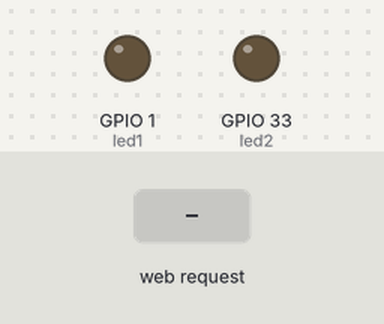
Bench run of a program on a simulated ESP8266 (NodeMCU). On the bench: output pins drawn as LEDs (lit = HIGH). The test bench sets the inputs (shaded band). WiFi joins after 1.5 s; servers stay silent unless stated; what the program prints to the serial monitor is not drawn.

Above: at 2.7 s.
2.8 s: HTTP request GET /led1 received
4.3 s: HTTP request GET /led1 received
At 5.3 s:
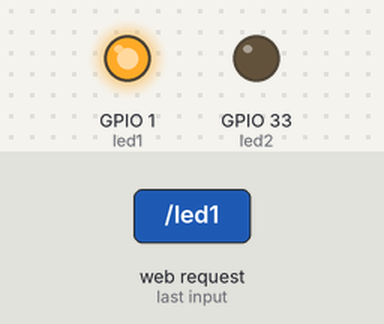
Timing chart, 0 to 7.3 s (numbered marks = the images above; inputs shaded):
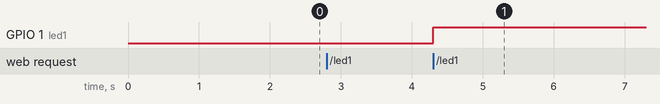

The program:

main.cpp
```cpp
#include <ESP8266WiFi.h>
#include <Arduino.h>
#include <fstream>
#include <iostream>


/*---------------------Mapeamento de Hardware----------------------*/
#define led1 1
#define led2 33


/*---------------------Constantes de Projeto ----------------------*/
const char * ssid     = "tira_o_zoio";
const char * password = "jabuticaba";

/*---------------------Variáveis GLobais    ----------------------*/
bool led1_status = false;
bool led2_status = false;

String header;

/*---------------------Objetos-------------------------------------*/
WiFiServer server(80);


/*---------------------Declaração das Funções----------------------*/
void serverWifi();


void setup() {
  Serial.begin(115200);           //inicializa Serial em 115200 baud rate
  pinMode(led1, OUTPUT);          //configura saída para relé 1
  digitalWrite(led1,LOW);         //inicializa desligado
  pinMode(led2, OUTPUT);          //configura saída para relé 2
  digitalWrite(led2,LOW);         //inicializa desligado

  Serial.print("Conectando-se a ");      //
  Serial.println(ssid);                  //
  WiFi.begin(ssid, password);     //conecta-se a rede wireless

  while(WiFi.status() != WL_CONNECTED)   //Espera até a conexão bem-sucedida
  {
    delay(500);                          //
    Serial.print(".");                   //imprime os pontos no monitor
  }

  Serial.println("");                    //mostra WiFi conectada
  Serial.println("WiFi conectada");      //
  Serial.println("Endereço de IP: ");    //
  Serial.println(WiFi.localIP());        //mostra o endereço IP no monitor

  server.begin();                        //inicializa o servidor web
}

void loop() {
    while(WiFi.status() != WL_CONNECTED) //verifica se ainda está conectado
  {
    WiFi.begin(ssid, password);          //tenta conectar denovo
    Serial.print(".");

    delay(500);
  }
  serverWifi();                          //se estiver conectado iniciamos a função Server
}

void serverWifi()
{
  WiFiClient client = server.available();
  if (client) {
   Serial.println("Novo Cliente Conectado");
    String currentLine = "";
    while (client.connected()) {
      if (client.available()) {
        char c = client.read();
        Serial.write(c);
        header += c;
        if (c == '\n') {
          if (currentLine.length() == 0||currentLine=="\n") {

          client.println("HTTP/1.1 200 OK");
          client.println("Content-type:text/html");
          client.println();

          if(header.indexOf("GET /led1") >= 0)
          {
            led1_status= !led1_status;
            digitalWrite(led1,!led1_status);
            Serial.print("Recebeu Get L1: ");
            Serial.println(led1_status);
          }

          if(header.indexOf("GET /led2") >= 0)
          {
            led2_status= !led2_status;
            digitalWrite(led2,!led2_status);
          }
            Serial.println("Imprimindo pagina HTML");
            client.println("<!DOCTYPE html><html><head><meta name=\"viewport\" content=\"width=device-width, initial-scale=1\"><link rel=\"icon\" href=\"data:,\"></head>");
            client.println("<link rel=\"icon\" href=\"data:,\">");
            client.println("<title>Projeto05 - Automacao com ESP32</title>");
            client.println("<style> html{color: #ffffff;font-family: Verdana;text-align: center;background-color: #272727fd}.botao_on{color: #ffffff;padding: 15px 25px;font-size: 30px;margin: 2px;font-family: Tahoma;background-color: #313891a6;}.botao_off{color: #ffffff;padding: 15px 25px;font-size: 30px;margin: 2px;font-family: Tahoma;background-color: #7c7c7ca6;}</style>");
            client.println("<body><h2>Controle de Saidas</h2>");
            if (led1_status)
              client.println("<p><a href=\"/led1\"><button class=\"botao_on\" > LED 1   </button></a></p>");
            else
              client.println("<p><a href=\"/led1\"><button class=\"botao_off\"> LED 1   </button></a></p>");
            if (led2_status)
              client.println("<p><a href=\"/led2\"><button class=\"botao_on\" > LED 2   </button></a></p>");
            else
              client.println("<p><a href=\"/led2\"><button class=\"botao_off\"> LED 2   </button></a></p>");

            client.println("</body></html>");
            client.println();
            break;
          }
          else currentLine = ""; //senão, impede string de fizer com espaços em branco
        }
        else if (c != '\r')
          currentLine += c;      //adiciona caractere como parte da mensage
      }
    }
    header = "";                              //limpa header
    client.stop();                            //finaliza conexão
    Serial.println("Cliente desconectado");
    Serial.println("");
  }
}
```

Measured:
- after the input at 2.8 s, every drawn part: stays the same
- after the input at 4.3 s, GPIO 1 (led1): LOW → HIGH at once
